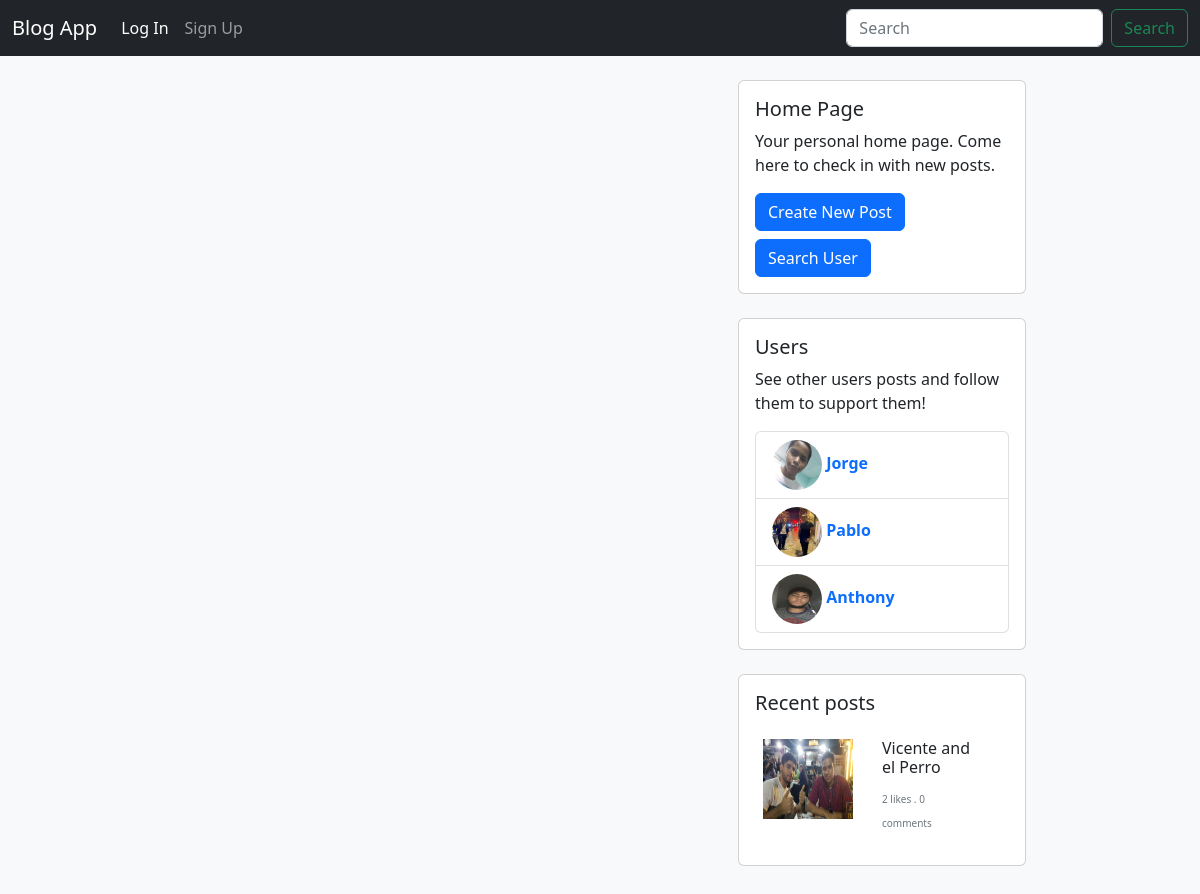
The page /search_user on the database its author committed.
### app/models.py (models this page shows, shortened)
class User(UserMixin, db.Model):
    __tablename__ = 'users'
    id = db.Column(db.Integer, primary_key=True)
    email = db.Column(db.String(64), unique=True, index=True)
    username = db.Column(db.String(64), unique=True, index=True)
    password_hash = db.Column(db.String(128))
    profile_pic = db.Column(db.String, default='images/profile photos/default_profile_pic.jpg')
    posts = db.relationship('Blog', backref='user', cascade='all, delete-orphan')
    comments = db.relationship('Comment', backref='user', cascade='all, delete-orphan')
    followers = db.relationship('Follow', backref='user', foreign_keys='Follow.followed_id', cascade='all, delete-orphan')
    likes = db.relationship('Like', backref='user', cascade='all, delete-orphan')
    notifications = db.relationship('Notification', backref='user', foreign_keys='Notification.user_id', cascade='all, delete-orphan')
    actions = db.relationship('Notification', backref='notificator', foreign_keys='Notification.notificator_id', cascade='all, delete-orphan')
    confirmed = db.Column(db.Boolean, default=False)
    @property
    def password(self):
        raise AttributeError('password is not readable')
    def __str__(self):
        return self.username

class Blog(db.Model):
    __tablename__ = 'blogs'
    id = db.Column(db.Integer, primary_key=True)
    title = db.Column(db.String(64), nullable=False)
    body = db.Column(db.Text, nullable=False)
    author = db.Column(db.Integer, db.ForeignKey('users.id'))
    date = db.Column(db.DateTime, default=datetime.utcnow, index=True)
    comments = db.relationship('Comment', backref='blog', cascade='all, delete-orphan')
    likes = db.relationship('Like', backref='blog', cascade='all, delete-orphan')
    files = db.relationship('File', backref='blog', cascade='all, delete-orphan')
    new = db.Column(db.Integer, db.ForeignKey('news.id'), nullable=True)
    responded_title = db.Column(db.String, nullable=True)
    responded_blog = db.Column(db.Integer, db.ForeignKey('blogs.id'), nullable=True)

### app/main/views.py (the view)
@main.route('/search_user')
def search_user():
    q = f'%{request.args.get("q")}%'
    page = request.args.get('search_user_page', 1, type=int)
    pagination = User.query.filter((User.username.ilike(q))).paginate(
        page=page, per_page=current_app.config['USERS_PER_PAGE'], error_out=False
    )
    users = pagination.items
    post_widget_context = get_posts_widget_context()
    posts = post_widget_context['posts']
    users_widget_context = get_users_widget_context()
    other_users = users_widget_context['users']
    other_users_pagination = users_widget_context['users_pagination']
    return render_template('auth/users.html', posts=posts, users=users, other_users=other_users, pagination=pagination, other_users_pagination=other_users_pagination, q=request.args.get('q'))

### app/main/views.py (called while the page is built)
def get_posts_widget_context():
    page = request.args.get('posts_page', 1, type=int)
    posts_pagination = Blog.query.order_by(Blog.date.desc()).paginate(
        page=page,
        per_page=current_app.config['POSTS_PER_PAGE'],
        error_out=False
    )
    posts = posts_pagination.items
    return {'posts': posts, 'posts_pagination': posts_pagination}

def get_users_widget_context():
    page = request.args.get('users_page', type=int)
    users_pagination = User.query.paginate(
        page=page,
        per_page=current_app.config['USERS_PER_PAGE'],
        error_out=False
    )
    users = users_pagination.items
    return {'users': users, 'users_pagination': users_pagination}

### app/models.py (called while the page is built)
    @property
    def type(self):
        image_file_types = [
            'jpg', 'jpeg', 'png', 'gif', 'tiff', 'tif', 'bmp', 'webp', 'svg', 'ico',
            'raw', 'heif', 'heic', 'crx'
        ]
        video_file_types = [
            'mp4', 'avi', 'mkv', 'mov', 'wmv', 'flv', 'webm', '3gp', 'ogg', 'mpg', 'mpeg', 'ts'
        ]
        type = self.path.split('.')
        max_index = len(type) - 1
        type = type[max_index]
        if type in image_file_types:
            print('image')
            return 'image'
        elif type in video_file_types:
            return 'video'
        else:
            print('else')
            return type

### app/templates/auth/users.html (shortened to what this page needs)
{% extends 'base.html' %}
{% from 'macros.html' import user_card, users_pagination_widget, home_widget, users_widget, posts_widget %}
{% block content %}
<div class="container flex-container w-75 p-4">
    <div>
        {{ home_widget() }}
        <div class="card mb-4" style="width: 18rem;">
            <div class="card-body">
                <h5 class="card-title">Users</h5>
                <p class="card-text">See other users posts and follow them to support them!</p>
                <ul class="list-group">
                    {% for user in other_users %}
                        <li class="list-group-item">
                            <a href="{{ url_for('auth.profile', username=user) }}" class="text-decoration-none mb-2">
                                <img src="{{ url_for('static', filename=user.profile_pic) }}" class="profile_pic" style="height: 50px; width: 50px;">
                                <span class="card-title"><b>{{ user }}</b></span>
                            </a>
                        </li>
                    {% endfor %}
                </ul>
            </div>
        </div>
        {{ posts_widget(posts) }}
    </div>
</div>
{% endblock content %}

### app/templates/base.html (shortened to what this page needs)
<!DOCTYPE html>
<html>
    <head>
        <link href="https://cdn.jsdelivr.net/npm/bootstrap@5.2.3/dist/css/bootstrap.min.css" rel="stylesheet">
        <link rel="stylesheet" href="https://cdnjs.cloudflare.com/ajax/libs/font-awesome/6.0.0/css/all.min.css">
        <link rel="stylesheet" href="{{ url_for('static', filename='css/styles.css') }}">
    </head>
    <body class="bg-light">
        {% block navbar %}
            <nav class="navbar navbar-expand-lg navbar-dark bg-dark sticky-top">
                <div class="container-fluid">
                    <a class="navbar-brand" href="{{ url_for('main.index') }}">Blog App</a>
                    <div class="collapse navbar-collapse" id="navbarSupportedContent">
                        <ul class="navbar-nav me-auto mb-2 mb-lg-0">
                            {% if current_user.is_authenticated %}
                                <li class="nav-item">
                                    <a class="nav-link active" aria-current="page" href="{{ url_for('blogs.new_post') }}">New Post +</a>
                                </li>
                                <li class="nav-item">
                                    <a class="nav-link active" aria-current="page" href="{{ url_for('blogs.news') }}">News</a>
                                </li>
                                <li class="nav-item dropdown">
                                    <a class="nav-link dropdown-toggle" href="#" id="navbarDropdown" role="button" data-bs-toggle="dropdown" aria-expanded="false">
                                    {{ current_user.username }}
                                    </a>
                                    <ul class="dropdown-menu" aria-labelledby="navbarDropdown">
                                        <li><a class="dropdown-item" href="{{ url_for('auth.logout') }}">Log Out</a></li>
                                        <li><a class="dropdown-item" href="{{ url_for('auth.profile', username=current_user.username) }}">My Profile</a></li>
                                        <li><hr class="dropdown-divider"></li>
                                        <li><a class="dropdown-item" href="{{ url_for('auth.delete_profile') }}">Delete Profile</a></li>
                                    </ul>
                                </li>
                                <li class="nav-item">
                                    <a class="nav-link disabled">Disabled</a>
                                </li>
                                <li class="nav-item dropdown">
                                    {% if current_user.notifications %}
                                        <a class="nav-link dropdown-toggle" href="#" id="notifications" role="button" data-bs-toggle="dropdown" aria-expanded="false">
                                    {% else %}
                                        <a class="nav-link" href="#" id="notifications" role="button" data-bs-toggle="dropdown" aria-expanded="false">
                                    {% endif %}
                                        <i class="fa-regular fa-bell"></i>
                                        {% if current_user.notifications %}
                                            <span class="badge rounded-pill bg-danger text-bg-secondary">{{ current_user.notifications | length }}</span>
                                        {% endif %}
                                    </a>
                                    {% if current_user.notifications %}
                                        <ul class="dropdown-menu" aria-labelledby="notifications">
                                            {% for notification in current_user.notifications %}
                                                <li class="dropdown-item">
                                                    <img src="{{ url_for('static', filename=notification.notificator.profile_pic) }}" class="profile_pic">
                                                    {{ notification }}
                                                    <a class="btn-close m-lg-2" href="{{ url_for('blogs.delete_notification', notification_id=notification.id) }}"></a>
                                                </li>
                                            {% endfor %}
                                        </ul>
                                    {% endif %}
                                </li>
                            {% else %}
                                <li class="nav-item">
                                    <a class="nav-link active" aria-current="page" href="{{ url_for('auth.login') }}">Log In</a>
                                </li>
                                <li class="nav-item">
                                    <a class="nav-link" href="{{ url_for('auth.register') }}">Sign Up</a>
                                </li>
                            {% endif %}
                        </ul>
                        <form class="d-flex" action="{{ url_for('main.search_post') }}">
                            <input class="form-control me-2" name="q" type="search" placeholder="Search" aria-label="Search">
                            <button class="btn btn-outline-success" type="submit">Search</button>
                        </form>
                    </div>
                </div>
            </nav>
        {% endblock navbar %}
        <div class="flex-container">
            {% block content %}
            {% endblock content %}
        </div>
    </body>
</html>

### app/templates/macros.html (shortened to what this page needs)
{% macro home_widget() %}
    <div class="card mb-4" style="width: 18rem;">
        <div class="card-body">
            <h5 class="card-title">Home Page</h5>
            <p class="card-text">Your personal home page. Come here to check in with new posts.</p>
            <a href="{{ url_for('blogs.new_post') }}" class="btn btn-primary mb-2">Create New Post</a>
            <div class="dropdown">
                <button class="btn btn-primary" type="button" data-bs-toggle="dropdown" aria-expanded="false">
                Search User
                </button>
            </div>
        </div>
    </div>
{% endmacro %}
{% macro posts_widget(posts) %}
    <div class="card mb-4" style="width: 18rem;">
        <div class="p-2">
            <h5 class="card-title p-2">Recent posts</h5>
            <ul class="list-group list-group-flush">
                {% for post in posts[:5] %}
                    {% if post.files %}
                        <li class="list-group-item">
                            <div class="row">
                                <div class="row">
                                    <div class="col-md-6">
                                        {% if post.files %}
                                        {% set file = post.files[0] %}
                                        {% if file.type == 'image' %}
                                            <img src="{{ url_for('static', filename=file.path )}}" style="height: 80px; width: 90px;">
                                        {% elif file.type == 'video' %}
                                            <video width="80" height="90">
                                                <source src="{{ url_for('static', filename=file.path) }}" type="video/{{ file.file_extension }}">
                                                Your browser does not support the video tag.
                                            </video>
                                        {% endif %}
                                    {% endif %}
                                    </div>
                                    <div class="col-md-6">
                                        <h5 class="" style="font-size: 16px;">{{ post.title }}</h5>
                                        <p><span class="text-muted" style="font-size: 10px;">{{ post.likes|length }} likes . {{ post.comments|length }} comments</span></p>
                                    </div>
                                </div>
                            </div>
                        </li>
                    {% endif %}
                {% endfor %}
            </ul>
        </div>
    </div>
{% endmacro %}

### app/static/css/styles.css (style rules this page uses)
.profile_pic { height: 30px; width: 30px; border-radius: 50%; }
.flex-container { display: flex; flex-direction: row; justify-content: flex-start; align-items: flex-start; }

### rows shown on the page
User: profile_pic (picture), username "Jorge"
User: profile_pic (picture), username "Pablo"
User: profile_pic (picture), username "Anthony"
Blog: title "Vicente and el Perro", likes|length "2", comments|length "0"
